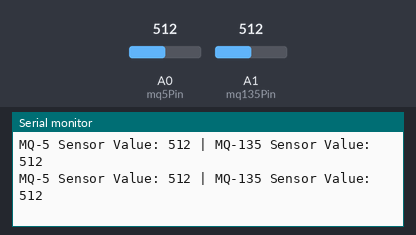
This sketch was run on a simulated Arduino Uno, built with avr-gcc and run on an emulated ATmega328P. On the bench: the last lines printed to the serial monitor. The inputs (shaded band) are chosen by the test bench; at power-on: A0 (mq5Pin) = 512, A1 (mq135Pin) = 512.

Above: at 1.8 s.
1.9 s: A0 (mq5Pin) set to 716
At 2.8 s:
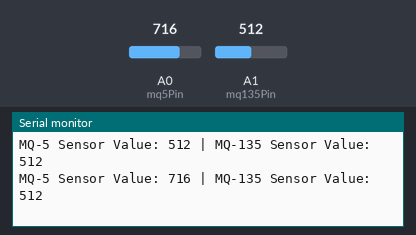
3.4 s: A1 (mq135Pin) set to 716
At 4.7 s:
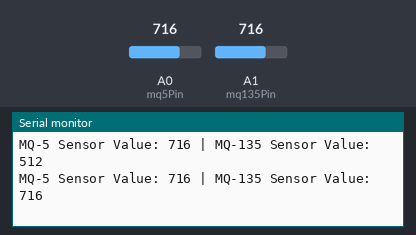
4.9 s: A0 (mq5Pin) set to 900
At 5.7 s:
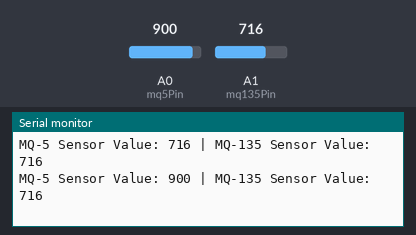
6.4 s: A1 (mq135Pin) set to 900
At 7.8 s:
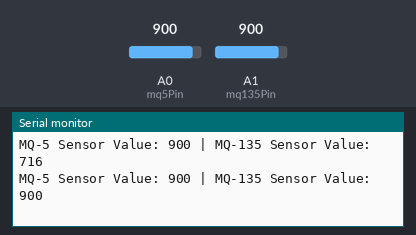
Timing chart, 0 to 8.9 s (numbered marks = the images above; inputs shaded):
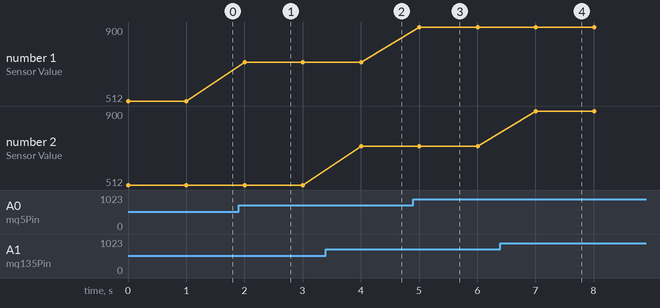

Measured:
- after the input at 1.9 s, the serial monitor: prints a new line after 0.10 s (image 1)
- after the input at 3.4 s, the serial monitor: prints a new line after 0.60 s (image 2)
- after the input at 4.9 s, the serial monitor: prints a new line after 0.10 s (image 3)
- after the input at 6.4 s, the serial monitor: prints a new line after 0.61 s (image 4)
- plotted number 1: 512 → 716 after the input at 1.9 s, 716 → 900 after the input at 4.9 s

The sketch:

AIRQUALITYINDEX.ino
```cpp
// Pin definitions
const int mq5Pin = A0;     // MQ-5 analog pin connected to A0
const int mq135Pin = A1;   // MQ-135 analog pin connected to A1
// Variables to store sensor values
int mq5Value = 0;
int mq135Value = 0;
void setup() {
  Serial.begin(9600);      // Start serial communication
  pinMode(mq5Pin, INPUT);
  pinMode(mq135Pin, INPUT);
}
void loop() {
  // Read analog values from sensors
  mq5Value = analogRead(mq5Pin);
  mq135Value = analogRead(mq135Pin);
  // Print readings to Serial Monitor
  Serial.print("MQ-5 Sensor Value: ");
  Serial.print(mq5Value);
  Serial.print(" | MQ-135 Sensor Value: ");
  Serial.println(mq135Value);
  // Delay for stable output
  delay(1000);
}
```
